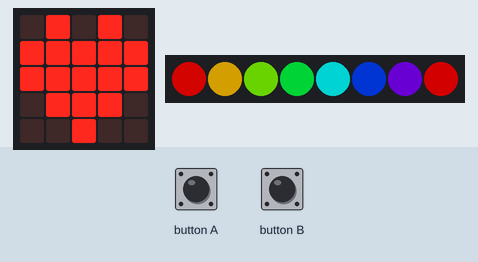
A program run on a simulated BBC micro:bit (MakeCode). On the bench: the board's 5×5 LED display, 8 RGB LEDs in strip order, left to right. The test bench sets the inputs (shaded band). Dim RGB values are drawn brighter than linear.

Above: at 1.8 s.
1.9 s: button B pressed for 0.15 s
At 2.8 s:
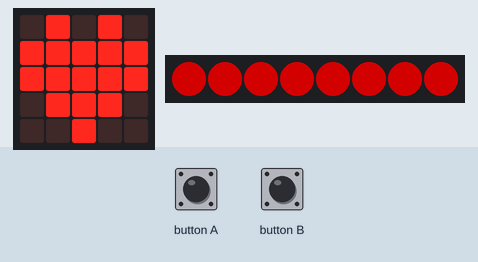
At 3.8 s:
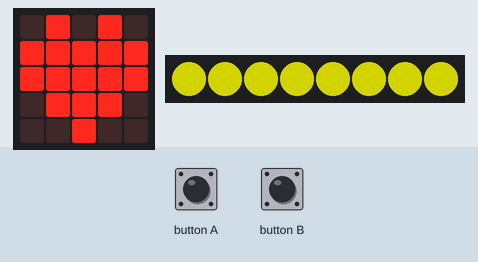
Timing chart, 0 to 14.0 s (numbered marks = the images above; inputs shaded):
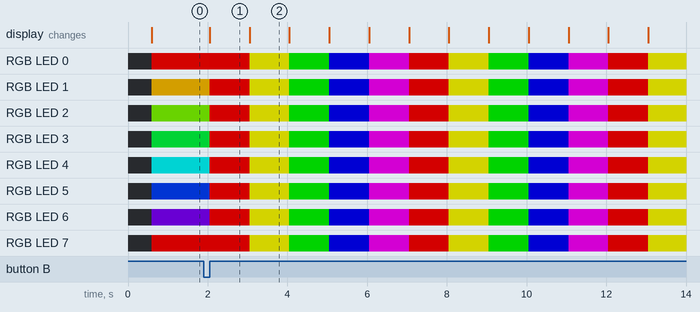

Measured:
- what the display in image 1 shows lasts 1.0 s, from 2.1 s to 3.1 s

The program:

main.ts
```typescript
input.onButtonPressed(Button.A, function () {
    for (let index = 0; index < 20; index++) {
        TiraLEDs.rotate(1)
        basic.pause(100)
        TiraLEDs.show()
    }
})
input.onButtonPressed(Button.B, function () {
    for (let index = 0; index < 4; index++) {
        TiraLEDs.showColor(neopixel.colors(NeoPixelColors.Red))
        basic.pause(1000)
        TiraLEDs.showColor(neopixel.colors(NeoPixelColors.Yellow))
        basic.pause(1000)
        TiraLEDs.showColor(neopixel.colors(NeoPixelColors.Green))
        basic.pause(1000)
        TiraLEDs.showColor(neopixel.colors(NeoPixelColors.Blue))
        basic.pause(1000)
        TiraLEDs.showColor(neopixel.colors(NeoPixelColors.Purple))
        basic.pause(1000)
    }
})
let TiraLEDs: neopixel.Strip = null
basic.showIcon(IconNames.Heart)
let NumLeds = 8
TiraLEDs = neopixel.create(DigitalPin.P1, NumLeds, NeoPixelMode.RGB)
TiraLEDs.showRainbow(1, 360)
TiraLEDs.show()
```

test.ts
```typescript
// les proves van aquí; això no es compilarà quan aquest paquet s'usi com a extensió.
```
